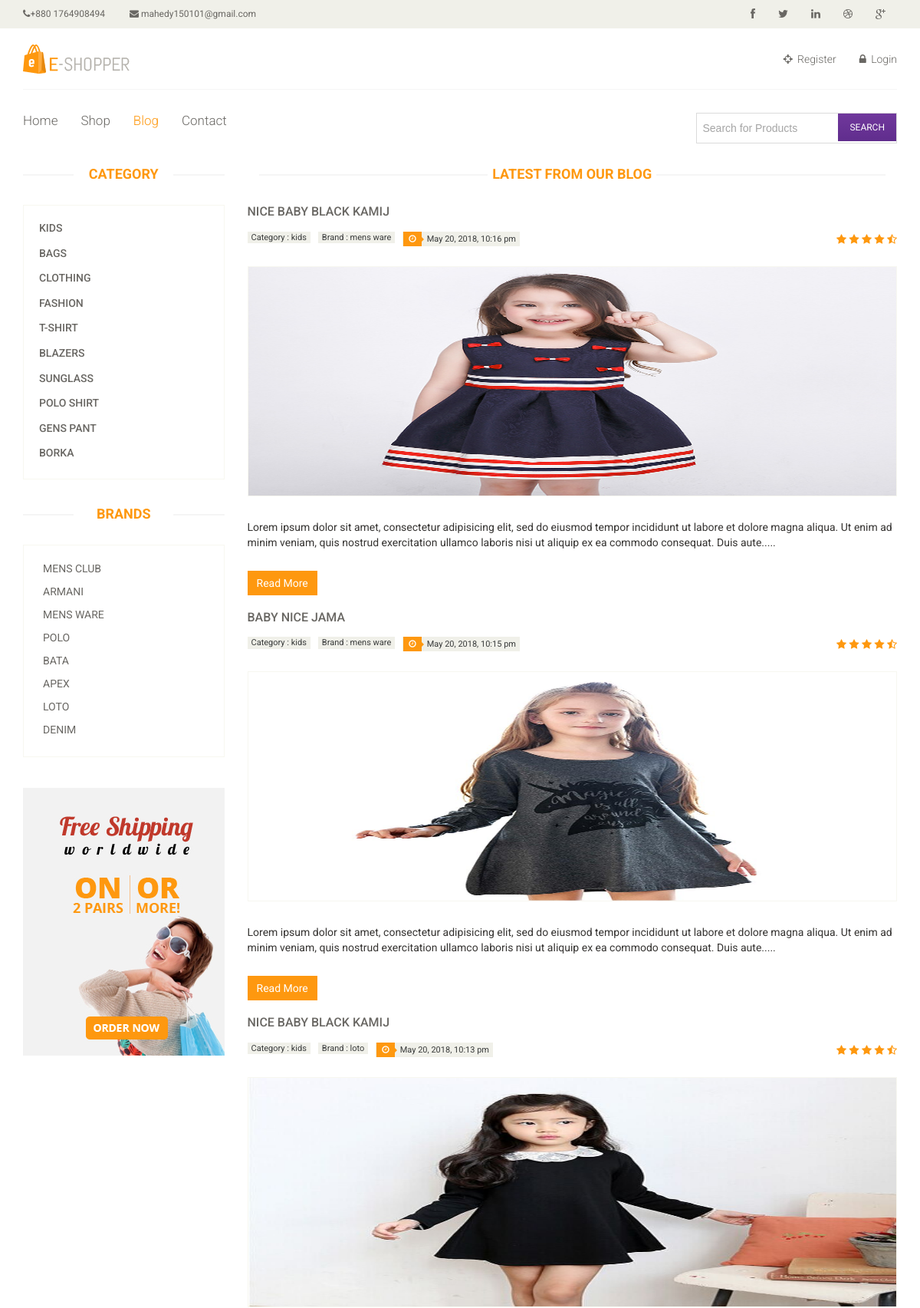
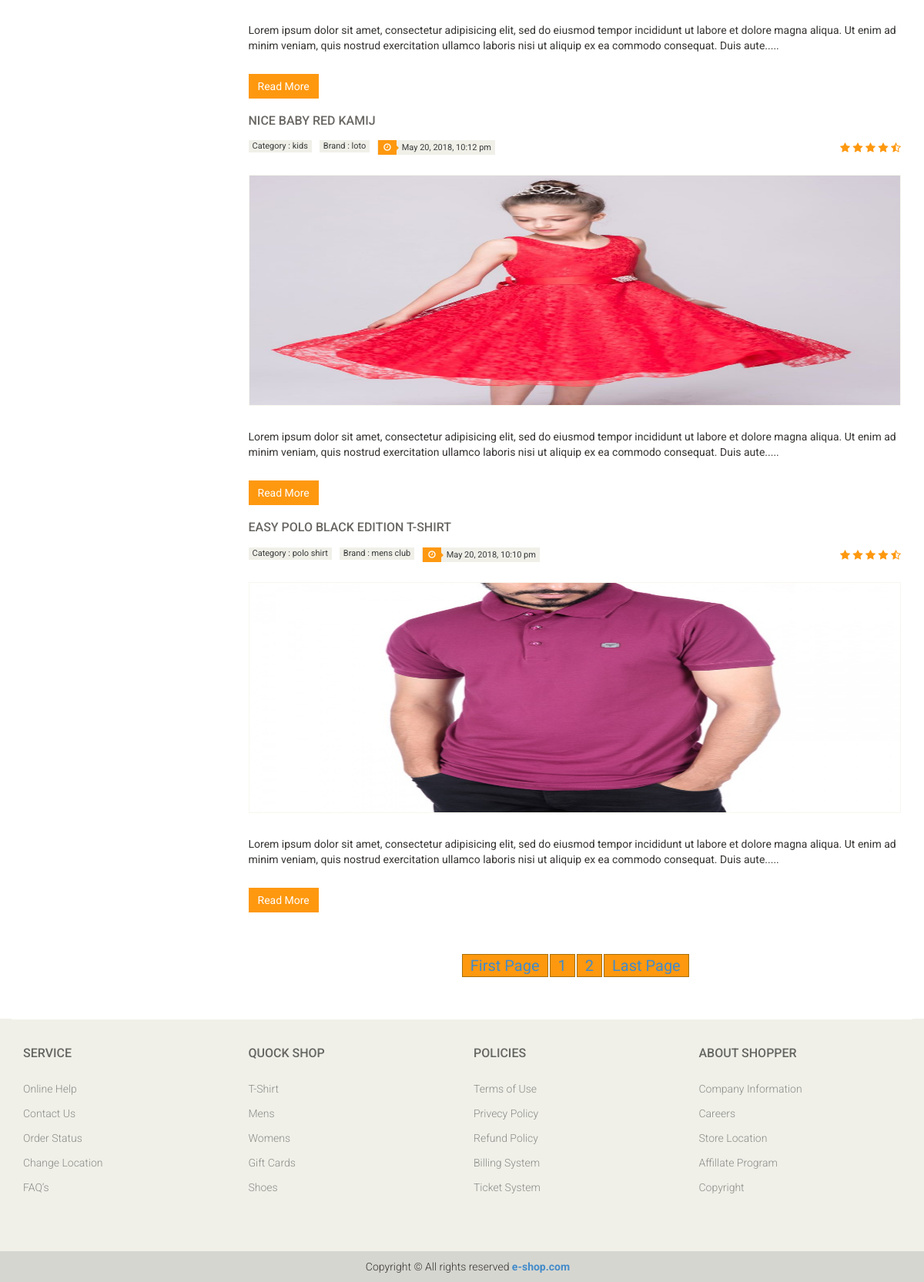
Screenshot of /blog.php with the database file from the repository (2 pictures, top to bottom).
### tables this page shows
CREATE TABLE `tbl_address` (
  `id` int(11) NOT NULL,
  `phone` varchar(32) NOT NULL,
  `email` varchar(32) NOT NULL
);

CREATE TABLE `tbl_category` (
  `id` int(11) NOT NULL,
  `cat_name` varchar(55) NOT NULL,
  `date` timestamp NOT NULL DEFAULT CURRENT_TIMESTAMP
);

CREATE TABLE `tbl_brand` (
  `id` int(11) NOT NULL,
  `brand_name` varchar(32) NOT NULL,
  `date` timestamp NOT NULL DEFAULT CURRENT_TIMESTAMP
);

CREATE TABLE `tbl_blog` (
  `id` int(11) NOT NULL,
  `cat_id` int(11) NOT NULL,
  `brand_id` int(11) NOT NULL,
  `name` varchar(255) NOT NULL,
  `body` text NOT NULL,
  `image` varchar(32) NOT NULL,
  `date` timestamp NOT NULL DEFAULT CURRENT_TIMESTAMP,
  `price` float NOT NULL,
  `type` int(11) NOT NULL DEFAULT '0'
);

### library/Database.php (called while the page is built, shortened)
<?php
Class Database{
	public $host   = DB_HOST;
	public $user   = DB_USER;
	public $pass   = DB_PASS;
	public $dbname = DB_NAME;
	public $link;
	private function connectDB(){
	$this->link = new mysqli($this->host, $this->user, $this->pass, $this->dbname);
     $this->link->query("set_character_setresults='utf8'");
     $this->link->set_charset("utf8");
   }
	public function select($query){
		$result = $this->link->query($query) or die($this->link->error.__LINE__);
		if($result->num_rows > 0){
			return $result;
		} else {
			return false;
		}
	}
}

### library/Session.php (called while the page is built, shortened)
<?php
class Session
{
	public static function get($key){
		if (isset($result)) {
			return $result;
		}else{
			return false;
		}
	}
}
?>

### classes/category.php (called while the page is built, shortened)
<?php
 $filepath = realpath(dirname(__FILE__));
 include_once ($filepath.'/../library/Database.php');
 include_once ($filepath.'/../library/Helper.php');
  class Category
  {
  	private $db;
  	function __construct()
  	{
  		$this->db = new Database();
  	}
    public function getCategoryName(){
       $query = "SELECT * FROM tbl_category";
              $result = $this->db->select($query);
               return $result;
    }
    public function getBrandsName(){
      $query = "SELECT * FROM tbl_brand";
              $result = $this->db->select($query);
               return $result;
    }
  }
?>

### classes/Blog.php (called while the page is built, shortened)
<?php
 $filepath = realpath(dirname(__FILE__));
 include_once ($filepath.'/../library/Database.php');
 include_once ($filepath.'/../library/Helper.php');
  class Blog
  {
  	private $db;
  	function __construct()
  	{
  		$this->db = new Database();
  	}
    public function getBlogData($start_from,$per_page){
      $query = "select p.* , c.cat_name , b.brand_name
                from tbl_blog as p , tbl_category as c , tbl_brand as b
                where p.cat_id = c.id and p.brand_id = b.id
                order by p.id desc limit $start_from, $per_page";
              $result = $this->db->select($query);
               return $result;
    }
  }
?>

### library/Helper.php (called while the page is built, shortened)
<?php
class Helper{
	public function formatDate($date){
		return date('F j, Y, g:i a', strtotime($date));
	}
	public function textShorten($text, $limit = 500){
        $text = $text." ";
        $text = substr($text, 0, $limit);
        $text = substr($text, 0, strrpos($text, ' '));
        $text = $text.".....";
        return $text;
	}
}
?>

### blog.php (the view)
<?php include('include/header.php'); ?>
<section>
	<div class="container">
		<div class="row">
			<?php include('include/sidebar.php'); ?>
			<div class="col-sm-9">
				<div class="blog-post-area">
       <?php
          $per_page = 5;
          if(isset($_GET["page"])){
          	$page = $_GET["page"];
          }else{
          	$page = 1;
          }
          $start_from = ($page-1) * $per_page;
       ?>
				<h2 class="title text-center">Latest From our Blog</h2>
				 <?php
				 $data = $blog->getBlogData($start_from,$per_page);
				 if ($data) {
				 	while ($result = $data->fetch_assoc()) {
				 ?>
					<div class="single-blog-post">
						<h3><?php echo $result['name']; ?></h3>
						<div class="post-meta">
<ul>
	<li>Category : <?php echo $result['cat_name']; ?></li>
<li>Brand : <?php echo $result['brand_name']; ?></li>
	<li><i class="fa fa-clock-o"></i><?php echo $helper->formatDate($result['date']); ?></li>
</ul>
							<span>
									<i class="fa fa-star"></i>
									<i class="fa fa-star"></i>
									<i class="fa fa-star"></i>
									<i class="fa fa-star"></i>
									<i class="fa fa-star-half-o"></i>
							</span>
						</div>
						<a href="">
							<img src="admin/<?php echo $result['image']; ?>" alt="" style="height: 300px;">
						</a>
						<p><?php echo $helper->textShorten($result['body'],250); ?></p>
						<a  class="btn btn-primary" href="blogpost?blogId=<?php echo $result['id']; ?>">Read More</a>
					</div>
                 <?php } ?>
					<div class="pagination-area">
  <?php
    $query  = "SELECT * FROM tbl_blog";
    $result = $db->select($query);
    $total_rows = mysqli_num_rows($result);
    $total_page = ceil($total_rows/$per_page);
 echo "<span class='pagination' style='display: block; margin-top: 20px; font-size: 20px; padding: 10px;text-align: center;'><a href='blog?page=1' style='border-radious:3px;background:#FE980F;border:1px solid #a7700c; margin-left:2px;padding:2px 10px;text-decoration:none;'>".'First Page'."</a>";
  for ($i=1; $i <=$total_page; $i++){
    	echo "<a href='blog?page=".$i."'style='border-radious:3px;background:#FE980F;border:1px solid #a7700c; margin-left:2px;padding:2px 10px;text-decoration:none;'>".$i."</a>";
    }
echo "<a href='blog?page=$total_page'style='border-radious:3px;background:#FE980F;border:1px solid #a7700c; margin-left:2px;padding:2px 10px;text-decoration:none;'>".'Last Page'."</a></span>";
?>
		<?php } else  header("Location:404.php")?>
					</div>
				</div>
			</div>
		</div>
	</div>
</section>
<?php include('include/footer.php'); ?>

### include/header.php (shortened to what this page needs)
<?php
include'library/Session.php';
?>
<?php include'library/Database.php'; ?>
<?php include'library/Helper.php'; ?>
<?php include'classes/cart.php'; ?>
<?php include'classes/Blog.php'; ?>
<?php
     $db = new Database();
     $cart = new Cart();
     $helper = new Helper();
     $blog = new Blog();
 ?>
<!DOCTYPE html>
<html lang="en">
<head>
    <link href="css/bootstrap.min.css" rel="stylesheet">
    <link href="css/font-awesome.min.css" rel="stylesheet">
    <link href="css/prettyPhoto.css" rel="stylesheet">
    <link href="css/price-range.css" rel="stylesheet">
    <link href="css/animate.css" rel="stylesheet">
	<link href="css/main.css" rel="stylesheet">
	<link href="css/responsive.css" rel="stylesheet">
</head>
     <?php
            $path = $_SERVER['SCRIPT_FILENAME'];
            $current_page = basename($path,'.php');
      ?>
<body>
	<header id="header">
		<div class="header_top">
			<div class="container">
				<div class="row">
					<div class="col-sm-6">
						<div class="contactinfo">
	 <?php
        $query  = "SELECT * FROM tbl_address";
        $result = $db->select($query);
         if ($result) {
          while ( $data = $result->fetch_assoc()) {
       ?>
							<ul class="nav nav-pills">
								<li><a href="#"><i class="fa fa-phone"></i><?php  echo $data['phone'];?></a></li>
								<li><a href="#"><i class="fa fa-envelope"></i> <?php  echo $data['email'];?> </a></li>
							</ul>
							<?php } } ?>
						</div>
					</div>
					<div class="col-sm-6">
						<div class="social-icons pull-right">
							<ul class="nav navbar-nav">
								<li><a href="#"><i class="fa fa-facebook"></i></a></li>
								<li><a href="#"><i class="fa fa-twitter"></i></a></li>
								<li><a href="#"><i class="fa fa-linkedin"></i></a></li>
								<li><a href="#"><i class="fa fa-dribbble"></i></a></li>
								<li><a href="#"><i class="fa fa-google-plus"></i></a></li>
							</ul>
						</div>
					</div>
				</div>
			</div>
		</div>
		<div class="header-middle">
			<div class="container">
				<div class="row">
					<div class="col-sm-4">
						<div class="logo pull-left">
							<a href="index.php"><img src="images/home/logo.png" alt="" /></a>
						</div>
					</div>
					<div class="col-sm-8">
						<div class="shop-menu pull-right">
							<ul class="nav navbar-nav">
                              <?php
                              $login = Session::get("login");
                              if ($login) {
                              ?>
                             <li><a
        <?php
		  if ($current_page == 'checkout')
		  	{ echo 'id="active"';
		  }
		 ?>
                             	href="checkout"><i class="fa fa-crosshairs"></i> Checkout</a></li>
                             <li><a
        <?php
		  if ($current_page == 'cart')
		  	{ echo 'id="active"';
		  }
		 ?>
                              href="cart"><i class="fa fa-shopping-cart"></i> Cart
                                 <?php
                                 $getData = $cart->checkcartRow();
                                   if ($getData) {
                                        $sum = Session::get("sum");
                                        $count = Session::get("count");
                                       if ($sum){
                                      	echo "$".$sum." - ".$count." item";
                                     }
                                   }else{
                                   	echo "(empty)";
                                   	 }
                                 ?>
                              </a></li>
                             <li><a
        <?php
		  if ($current_page == 'profile')
		  	{ echo 'id="active"';
		  }
		 ?>
                              href="profile"><i class="fa fa-user"></i> Account</a></li>
							 <li><a href="?userid=<?php echo Session::get("userId"); ?>"><i class="fa fa-lock"></i> Logout</a></li>
							 <?php } else { ?>
							  <li><a
		<?php
		  if ($current_page == 'login')
		  	{ echo 'id="active"';
		  }
		 ?>
		  href="login"><i class="fa fa-crosshairs"></i> Register</a></li>
                              <li><a href="login"><i class="fa fa-lock"></i> Login</a></li>
                              <?php } ?>
							</ul>
						</div>
					</div>
				</div>
			</div>
		</div>
		<div class="header-bottom">
			<div class="container">
				<div class="row">
					<div class="col-sm-9">
<div class="mainmenu pull-left">
<ul class="nav navbar-nav collapse navbar-collapse">
	<li><a
		<?php
		  if ($current_page == 'index')
		  	{ echo 'id="active"';
		  }
		  ?>
	     href="index">Home</a></li>
	<li><a
		 <?php
		  if ($current_page == 'shop')
		  	{ echo 'id="active"';
		  }
		  ?>
		href="shop">Shop</a></li>
	<li><a
		<?php
		  if ($current_page == 'blog')
		  	{ echo 'id="active"';
		  }
		  ?>
      href="blog">Blog</a></li>
	<li><a
      <?php
		  if ($current_page == 'contact')
		  	{ echo 'id="active"';
		  }
	   ?>
	 href="contact">Contact</a></li>
</ul>
</div>
</div>
		<div class="col-sm-3">
			   <div class="search">
				    <form action="search.php" method="get">
				    	<input type="text" value="Search for Products" onfocus="this.value = '';" onblur="if (this.value == '') {this.value = 'Search for products';}" name="search">
				    	<input type="submit" value="SEARCH">
				    </form>
			    </div>
		</div>
				</div>
			</div>
		</div>
	</header>

### include/sidebar.php
<?php include('classes/category.php'); ?>
<div class="col-sm-3">
					<div class="left-sidebar">
						<h2>Category</h2>
						<div class="panel-group category-products" id="accordian">
					<?php
					      $cat = new Category();
                          $category = $cat->getCategoryName();
                          if($category){
                          	while ( $data = $category->fetch_assoc()) {
					?>
							<div class="panel panel-default">
								<div class="panel-heading">
<h4 class="panel-title"><a href="categoryproduct?cat_id=<?php echo $data['id']; ?>"><?php echo $data['cat_name']; ?></a></h4>
			                  </div>
							</div>
							<?php } } ?>
						</div>
						<div class="brands_products">
							<h2>Brands</h2>
							<div class="brands-name">
					<?php
					      $cat = new Category();
                          $brand = $cat->getBrandsName();
                          if($brand){
                          	while ( $data = $brand->fetch_assoc()) {
					?>
								<ul class="nav nav-pills nav-stacked">
									<li><a href="brandproduct?brand_id=<?php echo $data['id']; ?>""><?php echo $data['brand_name']; ?></a></li>
								</ul>
						<?php } } ?>
						</div>
					</div>
<div class="shipping text-center">
					<img src="images/home/shipping.jpg" alt="" />
				</div>
					</div>
				</div>

### include/header.php (style rules this page uses)
#active { color:#FE980F; }
.search { float:left; border: 1px solid #DBDBDB; position:relative; width:100%; }
.search input[type="text"] { width:74%; padding:9px 8px; outline:none; border:none; background:none; font-size:14px; color:#a5a5a5; font-family:Arial; outline:none; margin:0; }
.search input[type="submit"] { border:none; cursor:pointer; color:#FFF; font-size:12px; padding:10px 15px; height: 36px; margin:0; background: -webkit-gradient(linear,left top,left bottom,from(#70389C),to(#602D8D)); background: -moz-linear-gradient(top,#70389C,#602D8D); background: -o-linear-gradient(top,#70389C,#602D8D); background: -ms-linear-gradient(top,#70389C,#602D8D); -webkit-transition: all .9s; -moz-transition: all .9s; -o-transition: all .9s; -ms-transition: all .9s; transition: all .9s; position:absolute; right:0; top:0; }

### rows the page displays
tbl_address: phone "+880 1764908494", email "mahedy150101@gmail.com"
tbl_category: cat_name "KIDS"
tbl_category: cat_name "BAGS"
tbl_category: cat_name "CLOTHING"
tbl_category: cat_name "FASHION"
tbl_category: cat_name "T-SHIRT"
tbl_category: cat_name "BLAZERS"
tbl_category: cat_name "SUNGLASS"
tbl_category: cat_name "POLO SHIRT"
tbl_category: cat_name "GENS PANT"
tbl_category: cat_name "BORKA"
tbl_brand: brand_name "MENS CLUB"
tbl_brand: brand_name "ARMANI"
tbl_brand: brand_name "MENS WARE"
tbl_brand: brand_name "POLO"
tbl_brand: brand_name "BATA"
tbl_brand: brand_name "APEX"
tbl_brand: brand_name "LOTO"
tbl_brand: brand_name "DENIM"
tbl_blog: name "NICE BABY BLACK KAMIJ", tbl_category.cat_name "kids", brand.brand_name "mens ware", date "May 20, 2018, 10:16 pm", image (picture), body "Lorem ipsum dolor sit amet, consectetur adipisicing elit, sed do eiusmod tempor incididunt ut labore et dolore magna aliqua. Ut enim ad minim veniam, quis nostrud exercitation ullamco laboris nisi ut aliquip ex ea commodo consequat. Duis aute....."
tbl_blog: name "BABY NICE JAMA", tbl_category.cat_name "kids", brand.brand_name "mens ware", date "May 20, 2018, 10:15 pm", image (picture), body "Lorem ipsum dolor sit amet, consectetur adipisicing elit, sed do eiusmod tempor incididunt ut labore et dolore magna aliqua. Ut enim ad minim veniam, quis nostrud exercitation ullamco laboris nisi ut aliquip ex ea commodo consequat. Duis aute....."
tbl_blog: name "NICE BABY BLACK KAMIJ", tbl_category.cat_name "kids", brand.brand_name "loto", date "May 20, 2018, 10:13 pm", image (picture), body "Lorem ipsum dolor sit amet, consectetur adipisicing elit, sed do eiusmod tempor incididunt ut labore et dolore magna aliqua. Ut enim ad minim veniam, quis nostrud exercitation ullamco laboris nisi ut aliquip ex ea commodo consequat. Duis aute....."
tbl_blog: name "NICE BABY RED KAMIJ", tbl_category.cat_name "kids", brand.brand_name "loto", date "May 20, 2018, 10:12 pm", image (picture), body "Lorem ipsum dolor sit amet, consectetur adipisicing elit, sed do eiusmod tempor incididunt ut labore et dolore magna aliqua. Ut enim ad minim veniam, quis nostrud exercitation ullamco laboris nisi ut aliquip ex ea commodo consequat. Duis aute....."
tbl_blog: name "EASY POLO BLACK EDITION T-SHIRT", tbl_category.cat_name "polo shirt", brand.brand_name "mens club", date "May 20, 2018, 10:10 pm", image (picture), body "Lorem ipsum dolor sit amet, consectetur adipisicing elit, sed do eiusmod tempor incididunt ut labore et dolore magna aliqua. Ut enim ad minim veniam, quis nostrud exercitation ullamco laboris nisi ut aliquip ex ea commodo consequat. Duis aute....."
